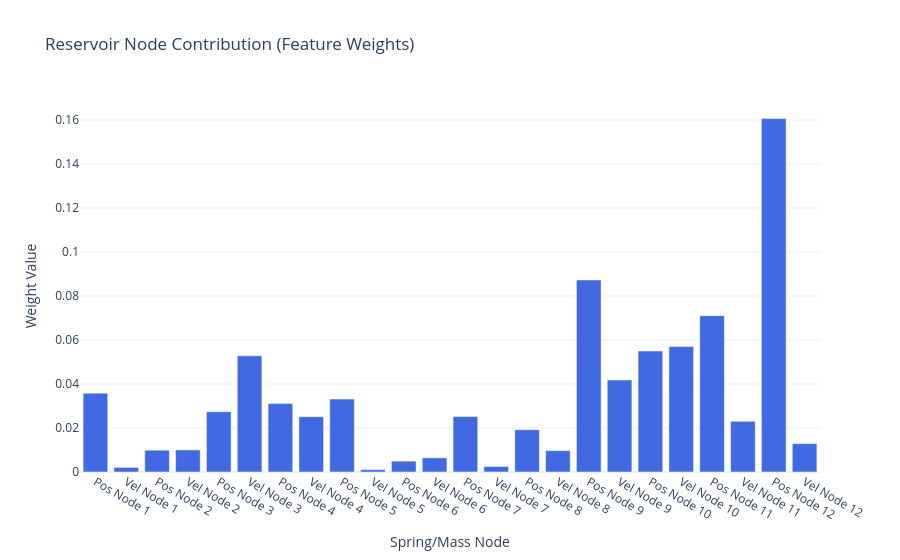
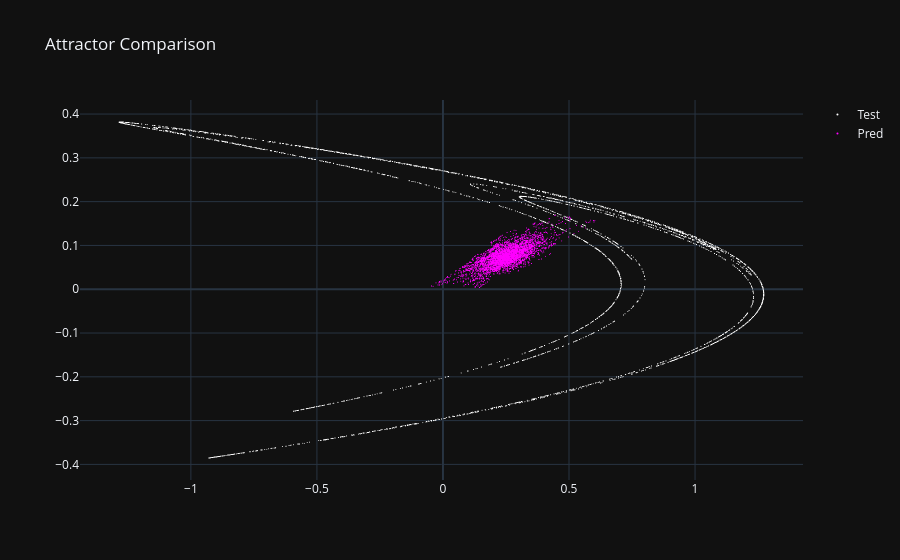
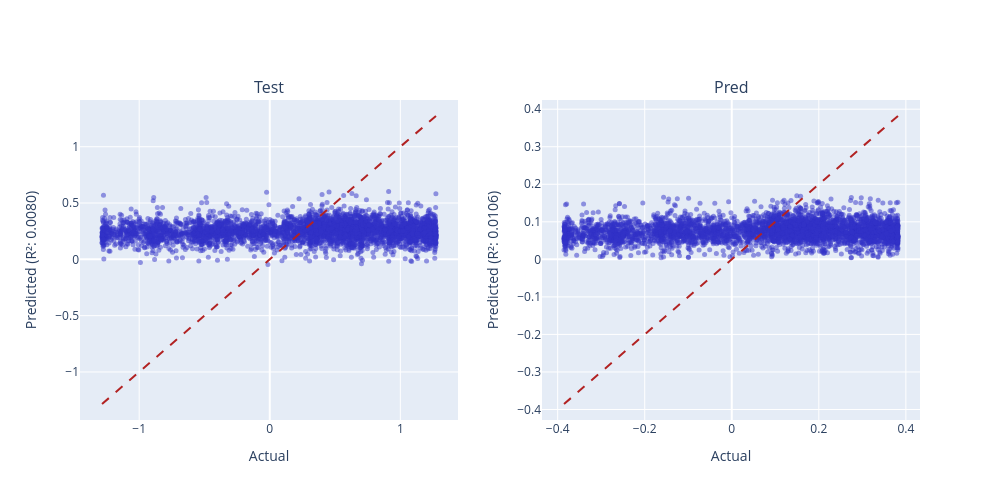

Source (notebook cell) for these figures, in order:
### Code cell
weight_plot(np.linalg.norm(model.coef_, axis=0)).show()
henon_plot([Y_test, Y_pred]).show()
r_2_plots_grid(Y_test, Y_pred, ["Test", "Pred"]).show()
spring_animation(
    displacement,
    nodes_pos,
    connections_list,
    10,
    highlighted_nodes=[3, 4],
    external=True,
).show()

### Figure 1 — Plotly figure (JSON) as saved in the notebook; plotly's stock layout.template omitted (floating-point values rounded to 4 significant figures)
{"data": [{"marker": {"color": ["royalblue", "royalblue", "royalblue", "royalblue", "royalblue", "royalblue", "royalblue", "royalblue", "royalblue", "royalblue", "royalblue", "royalblue", "royalblue", "royalblue", "royalblue", "royalblue", "royalblue", "royalblue", "royalblue", "royalblue", "royalblue", "royalblue", "royalblue", "royalblue"]}, "type": "bar", "x": ["Pos Node 1", "Vel Node 1", "Pos Node 2", "Vel Node 2", "Pos Node 3", "Vel Node 3", "Pos Node 4", "Vel Node 4", "Pos Node 5", "Vel Node 5", "Pos Node 6", "Vel Node 6", "Pos Node 7", "Vel Node 7", "Pos Node 8", "Vel Node 8", "Pos Node 9", "Vel Node 9", "Pos Node 10", "Vel Node 10", "Pos Node 11", "Vel Node 11", "Pos Node 12", "Vel Node 12"], "y": [0.03584, 0.002088, 0.009927, 0.01004, 0.02742, 0.05281, 0.03109, 0.02513, 0.03314, 0.001079, 0.004948, 0.006435, 0.02518, 0.002473, 0.01925, 0.009712, 0.08728, 0.04181, 0.055, 0.05701, 0.07106, 0.02302, 0.1606, 0.0129]}], "layout": {"title": {"text": "Reservoir Node Contribution (Feature Weights)"}, "xaxis": {"title": {"text": "Spring/Mass Node"}}, "yaxis": {"title": {"text": "Weight Value"}}}}

### Figure 2 — Plotly figure (JSON) as saved in the notebook; plotly's stock layout.template omitted (floating-point values rounded to 4 significant figures; data arrays with more than 128 entries replaced by an {"elided": "..."} marker saying what was removed)
{"data": [{"marker": {"color": "white", "size": 1}, "mode": "markers", "name": "Test", "type": "scattergl", "x": {"elided": "4000 float values"}, "y": {"elided": "4000 float values"}}, {"marker": {"color": "magenta", "size": 1}, "mode": "markers", "name": "Pred", "type": "scattergl", "x": {"elided": "4000 float values"}, "y": {"elided": "4000 float values"}}], "layout": {"title": {"text": "Attractor Comparison"}}}

### Figure 3 — Plotly figure (JSON) as saved in the notebook; plotly's stock layout.template omitted (floating-point values rounded to 4 significant figures; data arrays with more than 128 entries replaced by an {"elided": "..."} marker saying what was removed)
{"data": [{"marker": {"color": "rgba(50, 50, 200, 0.5)", "size": 5}, "mode": "markers", "name": "Data", "type": "scatter", "x": {"elided": "4000 float values"}, "xaxis": "x", "y": {"elided": "4000 float values"}, "yaxis": "y"}, {"line": {"color": "firebrick", "dash": "dash"}, "mode": "lines", "name": "Ideal", "type": "scatter", "x": [-1.285, 1.273], "xaxis": "x", "y": [-1.285, 1.273], "yaxis": "y"}, {"marker": {"color": "rgba(50, 50, 200, 0.5)", "size": 5}, "mode": "markers", "name": "Data", "type": "scatter", "x": {"elided": "4000 float values"}, "xaxis": "x2", "y": {"elided": "4000 float values"}, "yaxis": "y2"}, {"line": {"color": "firebrick", "dash": "dash"}, "mode": "lines", "name": "Ideal", "type": "scatter", "x": [-0.3854, 0.3819], "xaxis": "x2", "y": [-0.3854, 0.3819], "yaxis": "y2"}], "layout": {"annotations": [{"font": {"size": 16}, "showarrow": false, "text": "Test", "x": 0.225, "xanchor": "center", "xref": "paper", "y": 1, "yanchor": "bottom", "yref": "paper"}, {"font": {"size": 16}, "showarrow": false, "text": "Pred", "x": 0.775, "xanchor": "center", "xref": "paper", "y": 1, "yanchor": "bottom", "yref": "paper"}], "height": 500, "showlegend": false, "width": 1000, "xaxis": {"anchor": "y", "domain": [0, 0.45], "title": {"text": "Actual"}}, "xaxis2": {"anchor": "y2", "domain": [0.55, 1], "title": {"text": "Actual"}}, "yaxis": {"anchor": "x", "domain": [0, 1], "title": {"text": "Predicted (R²: 0.0080)"}}, "yaxis2": {"anchor": "x2", "domain": [0, 1], "title": {"text": "Predicted (R²: 0.0106)"}}}}
